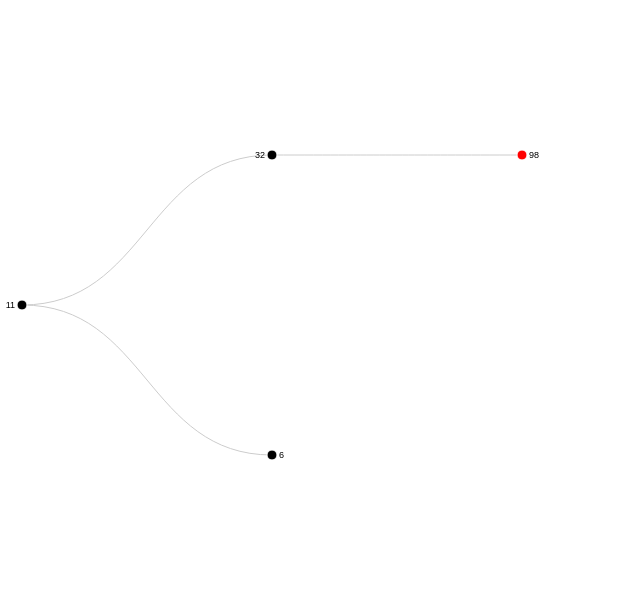

Vega-Lite specification stored for this chart:
### Vega specification from a JSON file in a GitHub repository (floating-point values rounded to 4 significant figures)
{"$schema": "https://vega.github.io/schema/vega/v5.json", "description": "An example of Cartesian layouts for a node-link diagram of hierarchical data.", "width": 600, "height": 600, "padding": 5, "signals": [{"name": "labels", "value": true, "bind": {"input": "checkbox"}}, {"name": "layout", "value": "tidy", "bind": {"input": "radio", "options": ["tidy", "cluster"]}}, {"name": "links", "value": "diagonal", "bind": {"input": "select", "options": ["line", "curve", "diagonal", "orthogonal"]}}, {"name": "separation", "value": false, "bind": {"input": "checkbox"}}], "data": [{"name": "main", "values": [{"id": 4, "parent": 3, "name": 98, "color": "red"}, {"id": 3, "parent": 1, "name": 32, "color": "black"}, {"id": 2, "parent": 1, "name": 6, "color": "black"}, {"id": 1, "parent": null, "name": 11, "color": "black"}]}, {"name": "tree", "source": "main", "transform": [{"type": "stratify", "key": "id", "parentKey": "parent"}, {"type": "tree", "method": {"signal": "layout"}, "size": [{"signal": "height"}, {"signal": "width - 100"}], "separation": {"signal": "separation"}, "as": ["y", "x", "depth", "children"]}]}, {"name": "links", "source": "tree", "transform": [{"type": "treelinks"}, {"type": "linkpath", "orient": "horizontal", "shape": {"signal": "links"}}]}], "marks": [{"type": "path", "from": {"data": "links"}, "encode": {"update": {"path": {"field": "path"}, "stroke": {"value": "#ccc"}}}}, {"type": "symbol", "from": {"data": "tree"}, "encode": {"enter": {"size": {"value": 100}, "stroke": {"value": "#fff"}}, "update": {"x": {"field": "x"}, "y": {"field": "y"}, "fill": {"field": "color"}}}}, {"type": "text", "from": {"data": "tree"}, "encode": {"enter": {"text": {"field": "name"}, "fontSize": {"value": 9}, "baseline": {"value": "middle"}}, "update": {"x": {"field": "x"}, "y": {"field": "y"}, "dx": {"signal": "datum.children ? -7 : 7"}, "align": {"signal": "datum.children ? 'right' : 'left'"}, "opacity": {"signal": "labels ? 1 : 0"}}}}]}
